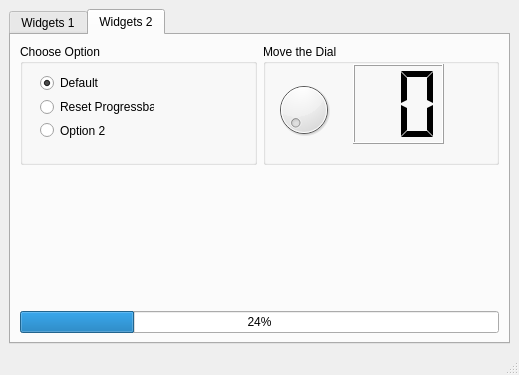
<?xml version="1.0" encoding="UTF-8"?>
<ui version="4.0">
 <class>MainWindow</class>
 <widget class="QMainWindow" name="MainWindow">
  <property name="geometry">
   <rect>
    <x>0</x>
    <y>0</y>
    <width>519</width>
    <height>375</height>
   </rect>
  </property>
  <property name="windowTitle">
   <string>MainWindow</string>
  </property>
  <widget class="QWidget" name="centralwidget">
   <layout class="QGridLayout" name="gridLayout">
    <item row="0" column="1">
     <widget class="QTabWidget" name="tabWidget_1">
      <property name="font">
       <font>
        <weight>50</weight>
        <bold>false</bold>
       </font>
      </property>
      <property name="currentIndex">
       <number>1</number>
      </property>
      <widget class="QWidget" name="tab_widgets_1">
       <property name="toolTip">
        <string/>
       </property>
       <property name="statusTip">
        <string/>
       </property>
       <attribute name="title">
        <string>Widgets 1</string>
       </attribute>
       <layout class="QVBoxLayout" name="verticalLayout">
        <item>
         <layout class="QVBoxLayout" name="verticalLayout_tab_1">
          <item>
           <widget class="QTabWidget" name="tabWidget_2">
            <property name="accessibleName">
             <string/>
            </property>
            <property name="currentIndex">
             <number>1</number>
            </property>
            <widget class="QWidget" name="tab_tree">
             <property name="statusTip">
              <string/>
             </property>
             <attribute name="title">
              <string>Tree</string>
             </attribute>
             <layout class="QHBoxLayout" name="horizontalLayout">
              <item>
               <layout class="QVBoxLayout" name="verticalLayout_2">
                <item>
                 <widget class="QTreeWidget" name="treeWidget">
                  <column>
                   <property name="text">
                    <string>Header 1</string>
                   </property>
                  </column>
                  <column>
                   <property name="text">
                    <string>New Column</string>
                   </property>
                  </column>
                  <item>
                   <property name="text">
                    <string>Item1</string>
                   </property>
                   <item>
                    <property name="text">
                     <string>Subitem1</string>
                    </property>
                   </item>
                  </item>
                 </widget>
                </item>
               </layout>
              </item>
             </layout>
            </widget>
            <widget class="QWidget" name="tab_calendar">
             <property name="statusTip">
              <string/>
             </property>
             <attribute name="title">
              <string>Calendar</string>
             </attribute>
             <layout class="QVBoxLayout" name="verticalLayout_3">
              <item>
               <widget class="QDateEdit" name="dateEdit">
                <property name="alignment">
                 <set>Qt::AlignCenter</set>
                </property>
               </widget>
              </item>
              <item>
               <widget class="QCalendarWidget" name="calendarWidget"/>
              </item>
             </layout>
            </widget>
           </widget>
          </item>
         </layout>
        </item>
       </layout>
      </widget>
      <widget class="QWidget" name="tab_widgets_2">
       <property name="toolTip">
        <string/>
       </property>
       <property name="statusTip">
        <string/>
       </property>
       <attribute name="title">
        <string>Widgets 2</string>
       </attribute>
       <layout class="QGridLayout" name="gridLayout_2">
        <item row="3" column="0" colspan="2">
         <widget class="QProgressBar" name="progressBar">
          <property name="value">
           <number>24</number>
          </property>
         </widget>
        </item>
        <item row="0" column="0">
         <widget class="QGroupBox" name="groupBox">
          <property name="title">
           <string>Choose Option</string>
          </property>
          <widget class="QWidget" name="">
           <property name="geometry">
            <rect>
             <x>20</x>
             <y>30</y>
             <width>114</width>
             <height>65</height>
            </rect>
           </property>
           <layout class="QVBoxLayout" name="verticalLayout_4">
            <item>
             <widget class="QRadioButton" name="radioButton">
              <property name="statusTip">
               <string>This is the default option</string>
              </property>
              <property name="text">
               <string>Default</string>
              </property>
              <property name="checked">
               <bool>true</bool>
              </property>
             </widget>
            </item>
            <item>
             <widget class="QRadioButton" name="radioButton_2">
              <property name="statusTip">
               <string>Click to reset the Progress bar</string>
              </property>
              <property name="text">
               <string>Reset Progressbar</string>
              </property>
             </widget>
            </item>
            <item>
             <widget class="QRadioButton" name="radioButton_3">
              <property name="statusTip">
               <string>Option 2:  Select to...</string>
              </property>
              <property name="text">
               <string>Option 2</string>
              </property>
             </widget>
            </item>
           </layout>
          </widget>
         </widget>
        </item>
        <item row="0" column="1">
         <widget class="QGroupBox" name="groupBox_2">
          <property name="title">
           <string>Move the Dial</string>
          </property>
          <widget class="QWidget" name="verticalLayoutWidget">
           <property name="geometry">
            <rect>
             <x>10</x>
             <y>30</y>
             <width>61</width>
             <height>71</height>
            </rect>
           </property>
           <layout class="QVBoxLayout" name="verticalLayout_5">
            <item>
             <widget class="QDial" name="dial"/>
            </item>
           </layout>
          </widget>
          <widget class="QWidget" name="verticalLayoutWidget_2">
           <property name="geometry">
            <rect>
             <x>90</x>
             <y>20</y>
             <width>91</width>
             <height>80</height>
            </rect>
           </property>
           <layout class="QVBoxLayout" name="verticalLayout_6">
            <item>
             <widget class="QLCDNumber" name="lcdNumber">
              <property name="digitCount">
               <number>2</number>
              </property>
              <property name="mode">
               <enum>QLCDNumber::Dec</enum>
              </property>
              <property name="segmentStyle">
               <enum>QLCDNumber::Flat</enum>
              </property>
             </widget>
            </item>
           </layout>
          </widget>
         </widget>
        </item>
        <item row="2" column="1">
         <spacer name="verticalSpacer_2">
          <property name="orientation">
           <enum>Qt::Vertical</enum>
          </property>
          <property name="sizeType">
           <enum>QSizePolicy::Fixed</enum>
          </property>
          <property name="sizeHint" stdset="0">
           <size>
            <width>20</width>
            <height>140</height>
           </size>
          </property>
         </spacer>
        </item>
       </layout>
      </widget>
     </widget>
    </item>
   </layout>
  </widget>
  <widget class="QMenuBar" name="menubar">
   <property name="geometry">
    <rect>
     <x>0</x>
     <y>0</y>
     <width>519</width>
     <height>21</height>
    </rect>
   </property>
  </widget>
  <widget class="QStatusBar" name="statusbar">
   <property name="statusTip">
    <string>Status bar</string>
   </property>
  </widget>
 </widget>
 <tabstops>
  <tabstop>tabWidget_2</tabstop>
 </tabstops>
 <resources/>
 <connections>
  <connection>
   <sender>dial</sender>
   <signal>valueChanged(int)</signal>
   <receiver>lcdNumber</receiver>
   <slot>display(int)</slot>
   <hints>
    <hint type="sourcelabel">
     <x>303</x>
     <y>115</y>
    </hint>
    <hint type="destinationlabel">
     <x>385</x>
     <y>127</y>
    </hint>
   </hints>
  </connection>
  <connection>
   <sender>radioButton_2</sender>
   <signal>clicked()</signal>
   <receiver>progressBar</receiver>
   <slot>reset()</slot>
   <hints>
    <hint type="sourcelabel">
     <x>60</x>
     <y>124</y>
    </hint>
    <hint type="destinationlabel">
     <x>68</x>
     <y>331</y>
    </hint>
   </hints>
  </connection>
 </connections>
</ui>
